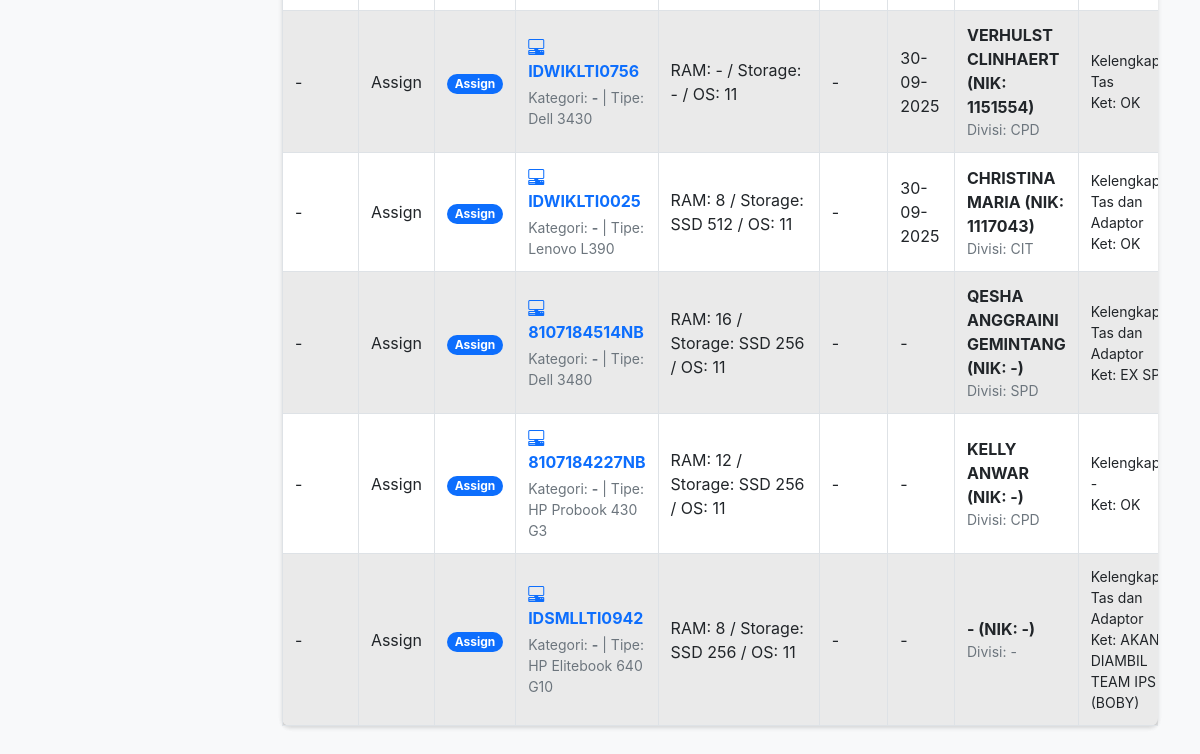
Page /tampil.php?status=Assign (lower part) on the earlier database version.
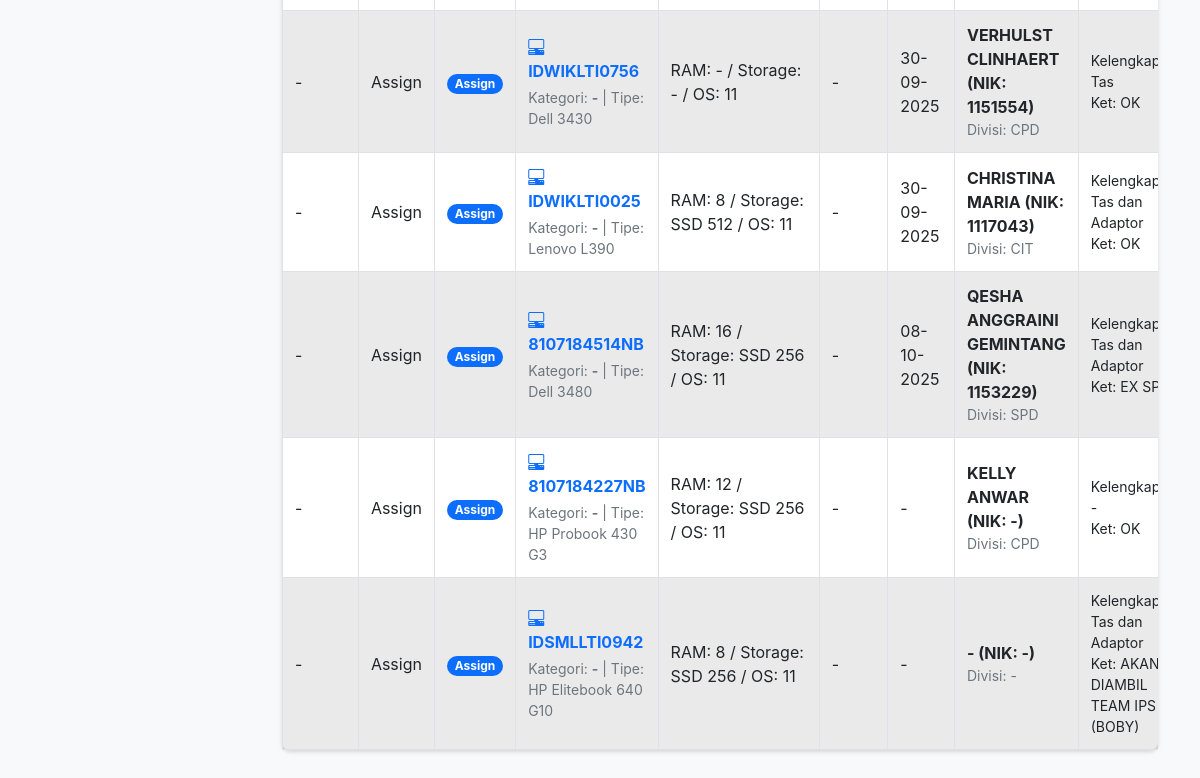
Same page on the later database version.
### tables this page shows
CREATE TABLE `inventori` (
  `id` int(11) NOT NULL,
  `rak` varchar(50) DEFAULT NULL,
  `status` varchar(50) DEFAULT NULL,
  `hostname` varchar(100) DEFAULT NULL,
  `ticket` varchar(100) DEFAULT NULL,
  `type` varchar(50) DEFAULT NULL,
  `ram` varchar(50) DEFAULT NULL,
  `storage` varchar(50) DEFAULT NULL,
  `win` varchar(50) DEFAULT NULL,
  `keterangan` text DEFAULT NULL,
  `kelengkapan` text DEFAULT NULL,
  `tanggal_keluar` date DEFAULT NULL,
  `nik` varchar(50) DEFAULT NULL,
  `nama` varchar(100) DEFAULT NULL,
  `divisi` varchar(100) DEFAULT NULL
);

### table-inventori.php (the view, shortened to what this page needs)
<?php
function getStatusBadge($status) {
    switch ($status) {
        case 'Assign':
            return '<span class="badge bg-primary rounded-pill">' . $status . '</span>';
    }
}
function displayValue($value) {
    if (empty($value) || $value === '0' || $value === '0000-00-00') {
        return '-';
    }
    return $value;
}
if (isset($result) && mysqli_num_rows($result) > 0) {
    while ($row = mysqli_fetch_assoc($result)) {
        foreach ($row as $key => $value) {
            $row[$key] = htmlspecialchars($value ?? '');
        }
        $warningBadge = '';
        $countdownBadge = '';
        $editClass = 'edit-btn';
        $tanggal_masuk_display = displayValue($row['tanggal_masuk']);
        $tanggal_keluar_display = displayValue($row['tanggal_keluar']);
        if ($tanggal_keluar_display !== '-') {
            $tanggal_keluar_display = date('d-m-Y', strtotime($row['tanggal_keluar']));
        }
        $rak_display = displayValue($row['rak']);
        $hostname_display = displayValue($row['hostname']);
        $domain_display = displayValue($row['domain'] ?? '');
        $device_category_display = displayValue($row['device_category'] ?? '');
        $type_display = displayValue($row['type']);
        $ram_display = displayValue($row['ram']);
        $storage_display = displayValue($row['storage']);
        $win_display = displayValue($row['win']);
        $kelengkapan_display = displayValue($row['kelengkapan']);
        $keterangan_display = displayValue($row['keterangan']);
        $nik_display = displayValue($row['nik']);
        $nama_display = displayValue($row['nama']);
        $divisi_display = displayValue($row['divisi']);
        $specs = "RAM: {$ram_display} / Storage: {$storage_display} / OS: {$win_display}";
        $details = "Kelengkapan: {$kelengkapan_display}<br>Ket: {$keterangan_display}";
        echo "<tr>";
        echo "<td>{$domain_display}</td>";
        echo "<td>{$rak_display}</td>";
        echo "<td>";
        echo getStatusBadge($row['status']);
        echo "</td>";
        echo "<td>
            <a href='#' class='$editClass text-decoration-none fw-bold' data-bs-toggle='modal' data-bs-target='#editModal'
                data-id='{$row['id']}'
                data-rak='{$row['rak']}'
                data-status='{$row['status']}'
                data-hostname='{$row['hostname']}'
                data-type='{$row['type']}'
                data-domain='{$row['domain']}'
                data-device_category='{$row['device_category']}'
                data-ram='{$row['ram']}'
                data-storage='{$row['storage']}'
                data-win='{$row['win']}'
                data-keterangan='{$row['keterangan']}'
                data-kelengkapan='{$row['kelengkapan']}'
                data-tanggal_masuk='{$row['tanggal_masuk']}'
                data-tanggal_keluar='{$row['tanggal_keluar']}'
                data-nik='{$row['nik']}'
                data-nama='{$row['nama']}'
                data-divisi='{$row['divisi']}'
            >
            <i class='bi bi-pc-display-horizontal me-1'></i> {$hostname_display}</a>
            {$warningBadge}
            {$countdownBadge}
            <div class='small text-muted mt-1'>
                Kategori: <strong>{$device_category_display}</strong> | Tipe: {$type_display}
            </div>
        </td>";
        echo "<td>{$specs}</td>";
        echo "<td>{$tanggal_masuk_display}</td>";
        echo "<td>{$tanggal_keluar_display}</td>";
        echo "<td>
            <div class='fw-bold'>{$nama_display} (NIK: {$nik_display})</div>
            <div class='small text-muted'>Divisi: {$divisi_display}</div>
        </td>";
        echo "<td class='small'>{$details}</td>";
        echo "</tr>";
    }
} else {
    echo '<tr><td colspan=\'9\' class=\'text-center text-muted py-4\'>Tidak ada data inventori ditemukan berdasarkan filter yang diterapkan.</td></tr>';
}
?>

Differences in the rows shown:
changed inventori "8107184514NB": tanggal_keluar "-" → "08-10-2025"; nik "-" → "1153229"
